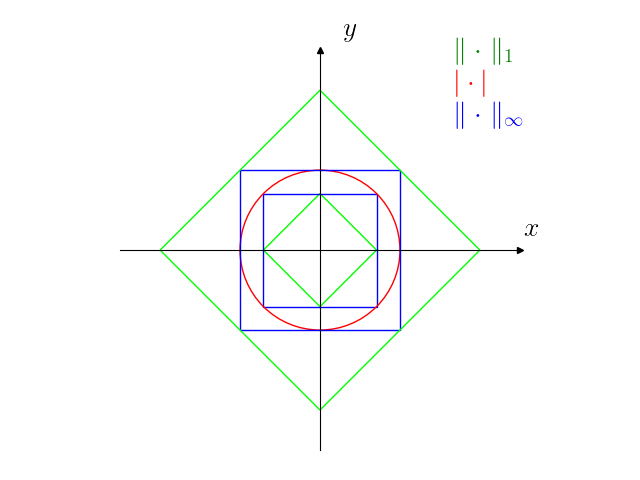

Reproduce this figure in Python.
from matplotlib import pyplot
import matplotlib.pyplot as plt
import numpy as np 
import matplotlib.patches as patches


plt.rcParams['text.usetex'] = True #using latex
params = {'font.size': 20, 'text.latex.preamble' : r"\usepackage{amsmath}"}
#font size
pyplot.rcParams.update(params)


fig, ax1 = plt.subplots()

# Select length of axes and the space between tick labels
xmin, xmax, ymin, ymax = -2.5, 2.5, -2.5, 2.5

# Set identical scales for both axes
ax1.set(xlim=(xmin, xmax), ylim=(ymin, ymax), aspect=1)

# Set bottom and left spines as x and y axes of coordinate system
ax1.spines['bottom'].set_position('zero')
ax1.spines['left'].set_position('zero')

# Remove top and right spines
ax1.spines['top'].set_visible(False)
ax1.spines['right'].set_visible(False)

# Create 'x' and 'y' labels placed at the end of the axes
ax1.set_xlabel('$x$', labelpad=-24, x=1.03)
ax1.set_ylabel('$y$', labelpad=-21, y=1.02, rotation=0)

# Draw arrows
arrow_fmt = dict(markersize=4, color='black', clip_on=False)
ax1.plot((1), (0), marker='>', transform=ax1.get_yaxis_transform(), **arrow_fmt)
ax1.plot((0), (1), marker='^', transform=ax1.get_xaxis_transform(), **arrow_fmt)


# Use tex in labels

ax1.set_xticks([])
ax1.set_xticklabels([])
ax1.set_yticks([])
ax1.set_yticklabels([])


r1 = patches.Rectangle((0, -np.sqrt(2) / 2), 1, 1, angle=45, edgecolor=(0, 1, 0, 1), facecolor=(0, 0, 0, 0))
r2 = patches.Rectangle((-np.sqrt(2) / 2, -np.sqrt(2)/2), np.sqrt(2), np.sqrt(2), angle=0, edgecolor=(0, 0, 1, 1), facecolor=(0, 0, 0, 0))
c1 = patches.Circle([0, 0], 1, edgecolor=(1, 0, 0, 1), facecolor=(0, 0, 0, 0))
r3 = patches.Rectangle((-1, -1), 2, 2, angle=0, edgecolor=(0, 0, 1, 1), facecolor=(0, 0, 0, 0))
r4 = patches.Rectangle((0, -2), 2 * np.sqrt(2), 2 * np.sqrt(2), angle=45, edgecolor=(0, 1, 0, 1), facecolor=(0, 0, 0, 0))

ax1.add_patch(r1)
ax1.add_patch(r2)
ax1.add_patch(c1)
ax1.add_patch(r3)
ax1.add_patch(r4)



#Add text
ax1.text(1.7, 2.4, r"$\parallel \cdot \parallel_1$", color="g")
ax1.text(1.7, 2., r"$| \cdot |$", color="r")
ax1.text(1.7, 1.6, r"$\parallel \cdot \parallel_\infty$", color="b")

plt.tight_layout()
plt.show()
